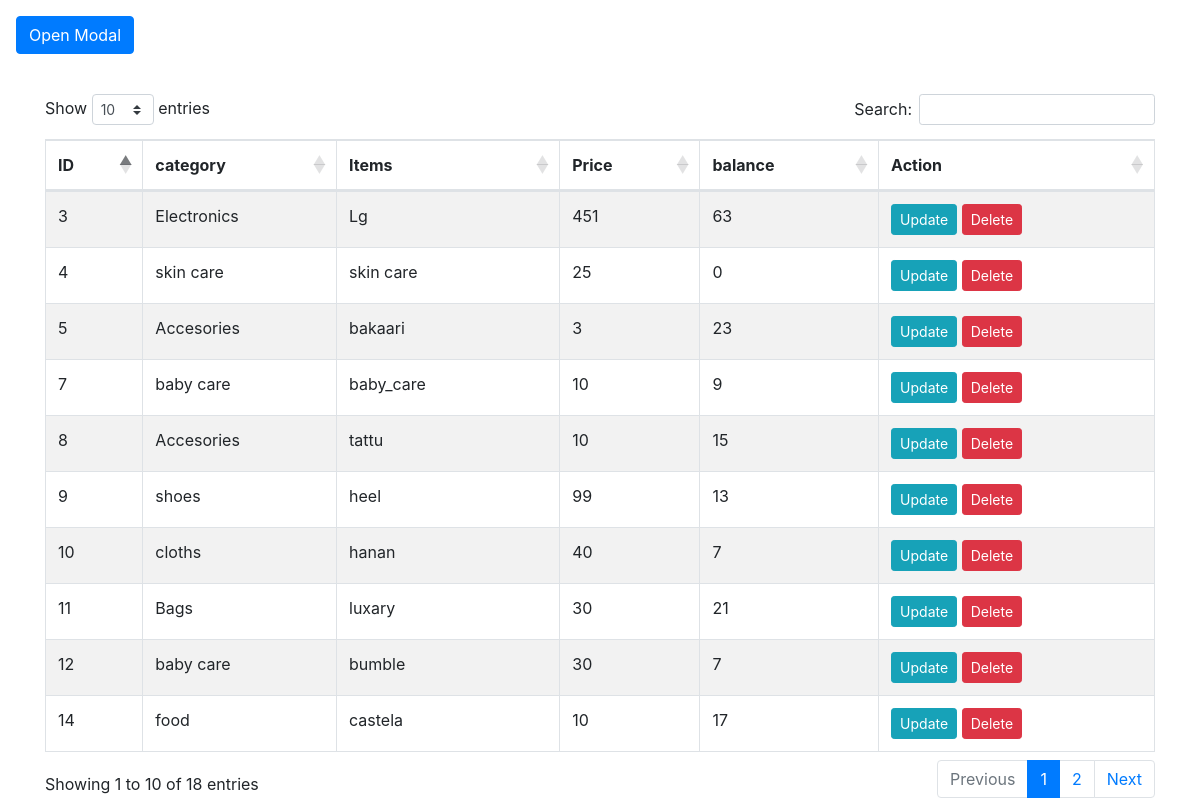
Screenshot of /tests.php with the database file from the repository.
### tables this page shows
CREATE TABLE `items` (
  `item_no` int(11) NOT NULL,
  `cat_no` int(11) NOT NULL,
  `image` blob NOT NULL,
  `item_name` varchar(250) DEFAULT NULL,
  `Price` int(11) NOT NULL,
  `balance` int(11) DEFAULT NULL
);

CREATE TABLE `categories` (
  `cat_no` int(11) NOT NULL,
  `cat_name` varchar(250) DEFAULT NULL,
  `description` varchar(300) DEFAULT NULL
);

### Codes.php (called while the page is built, shortened)
<?php
class Codes{
	public $db,$result;
	public function setConnect(){
		try{
			$this->db=new mysqli("localhost","root","","invent");
		}catch(Exception $ex){
			die($ex->getMessage());
		}
	}
		?>
		<?php
	public function fillCombo($sql){
		$res=$this->db->query($sql);
	}
}
?>

### tests.php (the view, shortened to what this page needs)
<?php
include "Codes.php";
$coder = new Codes();
$coder->setConnect();
$db = new mysqli("localhost", "root", "", "invent");
$sql = "SELECT item_no AS ID, c.cat_name AS category, item_name AS Items, Price, balance
        FROM items i
        JOIN categories c ON c.cat_no = i.cat_no
        ORDER BY item_no ASC";
$res = $db->query($sql);
$fields = $res->fetch_fields();
?>
<!DOCTYPE html>
<html lang="en">
<head>
  <link href="https://cdn.jsdelivr.net/npm/bootstrap@4.6.2/dist/css/bootstrap.min.css" rel="stylesheet" />
  <link href="https://cdn.datatables.net/1.13.6/css/dataTables.bootstrap4.min.css" rel="stylesheet" />
</head>
<body>
<button type="button" class="btn btn-primary m-3" data-toggle="modal" data-target="#exampleModal">
  Open Modal
</button>
                <?php
                  $coder->fillCombo("SELECT cat_no, cat_name as Name FROM categories", "cbm_reg_cat_no_print", "Select category");
                ?>
<div class="container mt-4">
  <table id="myTable" class="table table-striped table-bordered" style="width:100%">
    <thead>
      <tr>
        <?php foreach ($fields as $field): ?>
          <th><?=htmlspecialchars($field->name)?></th>
        <?php endforeach; ?>
        <th>Action</th>
      </tr>
    </thead>
    <tbody>
      <?php foreach ($res as $row): ?>
        <tr>
          <?php foreach ($row as $value): ?>
            <td><?=htmlspecialchars($value)?></td>
          <?php endforeach; ?>
          <td>
            <button class="btn btn-sm btn-info btn-update" data-id="<?=$row['ID']?>" data-toggle="modal" data-target="#exampleModal">Update</button>
            <button class="btn btn-sm btn-danger btn-delete" data-id="<?=$row['ID']?>">Delete</button>
          </td>
        </tr>
      <?php endforeach; ?>
    </tbody>
  </table>
</div>
</body>
</html>

### rows the page displays
items: item_no "3", cat_no.cat_name "Electronics", item_name "Lg", Price "451", balance "63"
items: item_no "4", cat_no.cat_name "skin care", item_name "skin care", Price "25", balance "0"
items: item_no "5", cat_no.cat_name "Accesories", item_name "bakaari", Price "3", balance "23"
items: item_no "7", cat_no.cat_name "baby care", item_name "baby_care", Price "10", balance "9"
items: item_no "8", cat_no.cat_name "Accesories", item_name "tattu", Price "10", balance "15"
items: item_no "9", cat_no.cat_name "shoes", item_name "heel", Price "99", balance "13"
items: item_no "10", cat_no.cat_name "cloths", item_name "hanan", Price "40", balance "7"
items: item_no "11", cat_no.cat_name "Bags", item_name "luxary", Price "30", balance "21"
items: item_no "12", cat_no.cat_name "baby care", item_name "bumble", Price "30", balance "7"
items: item_no "14", cat_no.cat_name "food", item_name "castela", Price "10", balance "17"

### other values shown
$field->name "ID"
$field->name "category"
$field->name "Items"
$field->name "Price"
$field->name "balance"
